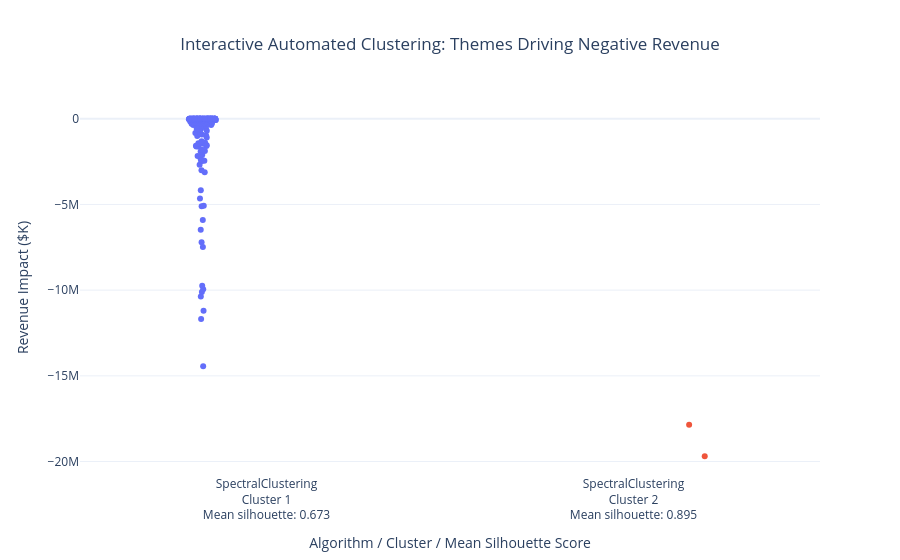

The code cell stored with this chart in its notebook:
### Markdown cell above
# Which Casinos Offer Similar Mechanics Leading to Profit ?

### Code cell
mechanic_columns = [
    column for column in df.columns if str(column).lower().startswith("mech_")
]
mechanics_matrix = df[mechanic_columns].to_numpy()

clustered_dict = cluster_themes_by_revenue_np(
    themes_matrix=mechanics_matrix,
    revenue_vector=revenue_vector,
    theme_names=mechanic_columns,
    target_type="negative",
)

interactive_plot = plot_clusters(clustered_dict, target_type="negative")
interactive_plot

### Figure 1 — Plotly figure (JSON) as saved in the notebook; plotly's stock layout.template omitted (floating-point values rounded to 4 significant figures; data arrays with more than 128 entries replaced by an {"elided": "..."} marker saying what was removed)
{"data": [{"alignmentgroup": "True", "boxpoints": "all", "customdata": {"elided": "195x3 float values"}, "fillcolor": "rgba(255,255,255,0)", "hoveron": "points", "hovertemplate": "<b>%{hovertext}</b><br><br>Cluster=Cluster 1<br>Algorithm / Cluster / Mean Silhouette Score=%{x}<br>Revenue Impact ($K)=%{y}<br>Corr=%{customdata[0]}<br>Target Period Avg=%{customdata[1]}<br>Cluster Score=%{customdata[2]}<extra></extra>", "hovertext": {"elided": "195 str values"}, "legendgroup": "Cluster 1", "line": {"color": "rgba(255,255,255,0)"}, "marker": {"color": "#636efa"}, "name": "Cluster 1", "offsetgroup": "Cluster 1", "orientation": "v", "pointpos": 0, "showlegend": true, "type": "box", "x": {"elided": "195 str values"}, "x0": " ", "xaxis": "x", "y": {"elided": "195 float values"}, "y0": " ", "yaxis": "y"}, {"alignmentgroup": "True", "boxpoints": "all", "customdata": [[0.0008094, -131100.0, 0.8945], [0.0006245, -130500.0, 0.8945]], "fillcolor": "rgba(255,255,255,0)", "hoveron": "points", "hovertemplate": "<b>%{hovertext}</b><br><br>Cluster=Cluster 2<br>Algorithm / Cluster / Mean Silhouette Score=%{x}<br>Revenue Impact ($K)=%{y}<br>Corr=%{customdata[0]}<br>Target Period Avg=%{customdata[1]}<br>Cluster Score=%{customdata[2]}<extra></extra>", "hovertext": ["mech_116", "mech_168"], "legendgroup": "Cluster 2", "line": {"color": "rgba(255,255,255,0)"}, "marker": {"color": "#EF553B"}, "name": "Cluster 2", "offsetgroup": "Cluster 2", "orientation": "v", "pointpos": 0, "showlegend": true, "type": "box", "x": ["SpectralClustering<br>Cluster 2<br>Mean silhouette: 0.895", "SpectralClustering<br>Cluster 2<br>Mean silhouette: 0.895"], "x0": " ", "xaxis": "x", "y": [-19690000.0, -17860000.0], "y0": " ", "yaxis": "y"}], "layout": {"boxmode": "group", "legend": {"title": {"text": "Cluster"}, "tracegroupgap": 0}, "showlegend": false, "title": {"text": "Interactive Automated Clustering: Themes Driving Negative Revenue", "x": 0.5}, "xaxis": {"anchor": "y", "domain": [0, 1], "title": {"text": "Algorithm / Cluster / Mean Silhouette Score"}, "type": "category"}, "yaxis": {"anchor": "x", "domain": [0, 1], "title": {"text": "Revenue Impact ($K)"}}}}
